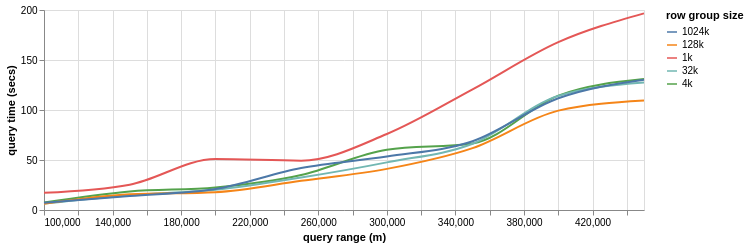

Notebook code cell kept with this figure:
### Code cell
alt.Chart(sources_stack.query("depth==4 and radius_meter >= 100000")).mark_line(interpolate="monotone").encode(
    x=alt.X("radius_meter:Q").title('query range (m)'), #.scale(type="log"),
    y=alt.Y("query_time:Q").title('query time (secs)'),
    color=alt.Color("row_group:N", legend=alt.Legend(title="row group size"))
).properties(
    width=600,
    height=200
)

### Figure 1 — Vega-Lite specification as saved in the notebook (floating-point values rounded to 4 significant figures)
{"config": {"view": {"continuousWidth": 300, "continuousHeight": 300}}, "data": {"name": "data-06bdb1b90acd8c1b9f33a345aa6909e5"}, "mark": {"type": "line", "interpolate": "monotone"}, "encoding": {"color": {"field": "row_group", "legend": {"title": "row group size"}, "type": "nominal"}, "x": {"field": "radius_meter", "title": "query range (m)", "type": "quantitative"}, "y": {"field": "query_time", "title": "query time (secs)", "type": "quantitative"}}, "height": 200, "width": 600, "$schema": "https://vega.github.io/schema/vega-lite/v5.17.0.json", "datasets": {"data-06bdb1b90acd8c1b9f33a345aa6909e5": [{"radius_meter": 100000, "depth": 4, "query_time": 17.18, "join_time": 0.5409, "features": 276675, "row_group": "1k"}, {"radius_meter": 150000, "depth": 4, "query_time": 25.31, "join_time": 0.7074, "features": 352579, "row_group": "1k"}, {"radius_meter": 200000, "depth": 4, "query_time": 51.0, "join_time": 0.9014, "features": 451052, "row_group": "1k"}, {"radius_meter": 250000, "depth": 4, "query_time": 49.36, "join_time": 1.071, "features": 535865, "row_group": "1k"}, {"radius_meter": 300000, "depth": 4, "query_time": 75.98, "join_time": 1.325, "features": 664422, "row_group": "1k"}, {"radius_meter": 350000, "depth": 4, "query_time": 120.6, "join_time": 2.085, "features": 872788, "row_group": "1k"}, {"radius_meter": 400000, "depth": 4, "query_time": 167.8, "join_time": 2.609, "features": 1257155, "row_group": "1k"}, {"radius_meter": 450000, "depth": 4, "query_time": 196.6, "join_time": 3.11, "features": 1507937, "row_group": "1k"}, {"radius_meter": 100000, "depth": 4, "query_time": 7.389, "join_time": 0.5502, "features": 276675, "row_group": "4k"}, {"radius_meter": 150000, "depth": 4, "query_time": 18.52, "join_time": 0.695, "features": 352579, "row_group": "4k"}, {"radius_meter": 200000, "depth": 4, "query_time": 22.5, "join_time": 0.8948, "features": 451052, "row_group": "4k"}, {"radius_meter": 250000, "depth": 4, "query_time": 35.01, "join_time": 1.077, "features": 535865, "row_group": "4k"}, {"radius_meter": 300000, "depth": 4, "query_time": 60.29, "join_time": 1.414, "features": 664422, "row_group": "4k"}, {"radius_meter": 350000, "depth": 4, "query_time": 66.56, "join_time": 2.082, "features": 872788, "row_group": "4k"}, {"radius_meter": 400000, "depth": 4, "query_time": 114.4, "join_time": 2.684, "features": 1257155, "row_group": "4k"}, {"radius_meter": 450000, "depth": 4, "query_time": 130.9, "join_time": 3.148, "features": 1507937, "row_group": "4k"}, {"radius_meter": 100000, "depth": 4, "query_time": 6.432, "join_time": 0.5469, "features": 276675, "row_group": "32k"}, {"radius_meter": 150000, "depth": 4, "query_time": 14.85, "join_time": 0.7585, "features": 352579, "row_group": "32k"}, {"radius_meter": 200000, "depth": 4, "query_time": 20.19, "join_time": 0.9347, "features": 451052, "row_group": "32k"}, {"radius_meter": 250000, "depth": 4, "query_time": 32.46, "join_time": 1.165, "features": 535865, "row_group": "32k"}, {"radius_meter": 300000, "depth": 4, "query_time": 47.64, "join_time": 1.457, "features": 664422, "row_group": "32k"}, {"radius_meter": 350000, "depth": 4, "query_time": 66.21, "join_time": 2.192, "features": 872788, "row_group": "32k"}, {"radius_meter": 400000, "depth": 4, "query_time": 114.1, "join_time": 2.874, "features": 1257155, "row_group": "32k"}, {"radius_meter": 450000, "depth": 4, "query_time": 127.4, "join_time": 3.21, "features": 1507937, "row_group": "32k"}, {"radius_meter": 100000, "depth": 4, "query_time": 6.168, "join_time": 0.5591, "features": 276675, "row_group": "128k"}, {"radius_meter": 150000, "depth": 4, "query_time": 15.64, "join_time": 0.7914, "features": 352579, "row_group": "128k"}, {"radius_meter": 200000, "depth": 4, "query_time": 17.84, "join_time": 0.9755, "features": 451052, "row_group": "128k"}, {"radius_meter": 250000, "depth": 4, "query_time": 29.19, "join_time": 1.25, "features": 535865, "row_group": "128k"}, {"radius_meter": 300000, "depth": 4, "query_time": 41.12, "join_time": 1.72, "features": 664422, "row_group": "128k"}, {"radius_meter": 350000, "depth": 4, "query_time": 61.91, "join_time": 2.599, "features": 872788, "row_group": "128k"}, {"radius_meter": 400000, "depth": 4, "query_time": 99.38, "join_time": 2.94, "features": 1257155, "row_group": "128k"}, {"radius_meter": 450000, "depth": 4, "query_time": 109.5, "join_time": 3.33, "features": 1507937, "row_group": "128k"}, {"radius_meter": 100000, "depth": 4, "query_time": 7.226, "join_time": 0.6409, "features": 276675, "row_group": "1024k"}, {"radius_meter": 150000, "depth": 4, "query_time": 14.03, "join_time": 0.8146, "features": 352579, "row_group": "1024k"}, {"radius_meter": 200000, "depth": 4, "query_time": 20.97, "join_time": 1.032, "features": 451052, "row_group": "1024k"}, {"radius_meter": 250000, "depth": 4, "query_time": 42.06, "join_time": 1.473, "features": 535865, "row_group": "1024k"}, {"radius_meter": 300000, "depth": 4, "query_time": 53.52, "join_time": 1.977, "features": 664422, "row_group": "1024k"}, {"radius_meter": 350000, "depth": 4, "query_time": 68.78, "join_time": 2.643, "features": 872788, "row_group": "1024k"}, {"radius_meter": 400000, "depth": 4, "query_time": 111.7, "join_time": 3.011, "features": 1257155, "row_group": "1024k"}, {"radius_meter": 450000, "depth": 4, "query_time": 130.3, "join_time": 3.734, "features": 1507937, "row_group": "1024k"}]}}
